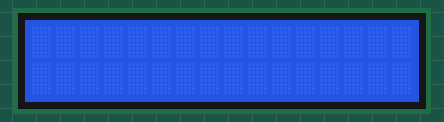
Bench run of a sketch on a simulated Arduino Uno, built with avr-gcc and run on an emulated ATmega328P. Shown: 16×2 character LCD.

Above: at 0.1 s.
At 1.1 s:
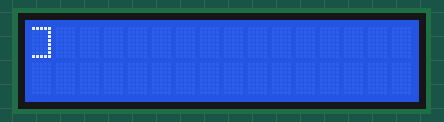

The sketch:

lcd_character.ino
```cpp
#include <LiquidCrystal.h>

byte box[8]={
    B1011111,
    B1000001,
    B1000001,
    B1000001,
    B1000001,
    B1000001,
    B1000001,
    B1111111

};
LiquidCrystal lcd(12, 11, 5, 4, 3, 2);
void setup(){
    lcd.begin(16,2);
    lcd.createChar(2, box);
}
void loop(){
    lcd.write(2);
    delay(1000);
    lcd.clear();
}
```

Measured:
- what the display in image 1 shows lasts 1.0 s, from 1.1 s to 2.1 s
